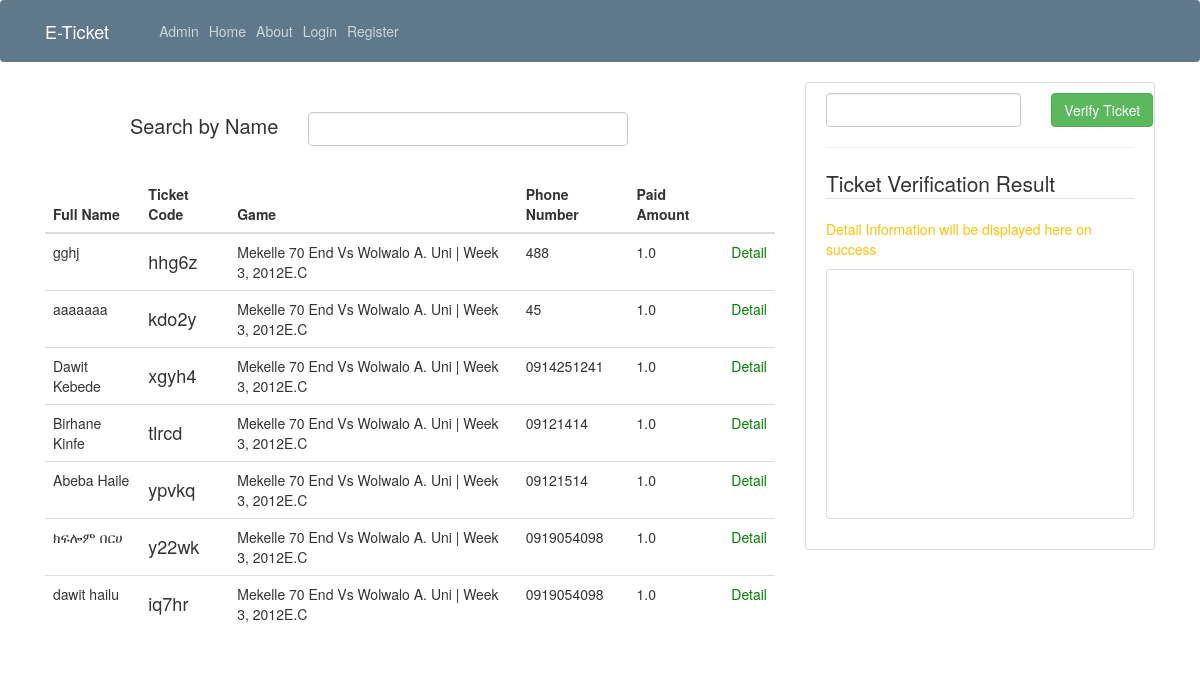
/payment_records/, run on the app's committed database.
### payment_records/models.py (models this page shows, shortened)
class PaymentRecord(models.Model):
	game=models.ForeignKey(Game, on_delete=models.CASCADE)
	ticketCode=models.CharField(default=None, blank=True, null=True, max_length=255)
	fullName=models.CharField(max_length=255)
	recipientAccountNumber=models.CharField(max_length=255)
	phoneNumber=models.CharField(max_length=255, null=True)
	paidAmount=models.FloatField()
	homeOrAwayStatus=models.ForeignKey(HomeOrAwayStatus, on_delete=models.CASCADE)
	date=models.DateTimeField(default=timezone.now)

### games/models.py (models this page shows, shortened)
class Game(models.Model):
	stadium=models.ForeignKey(Stadium, on_delete=models.CASCADE)
	competetionType=models.ForeignKey(CompetetionType, on_delete=models.CASCADE)
	round=models.ForeignKey(Round, on_delete=models.CASCADE)
	homeSide=models.ForeignKey(Club, on_delete=models.CASCADE, related_name='home_side_club')
	awaySide=models.ForeignKey(Club, on_delete=models.CASCADE, related_name='away_side_club')
	game_dateTime=models.DateTimeField(default=timezone.now)
	created_by=models.ForeignKey(User, on_delete=models.CASCADE, related_name='game_created_by_user')
	updated_by=models.ForeignKey(User, on_delete=models.CASCADE, editable=False, default=None, blank=True, null=True, related_name='game_updated_by_user')
	created_at=models.DateTimeField(default=timezone.now, editable=False)
	updated_at=models.DateTimeField(default=None, blank=True, null=True, editable=False)
	def __str__(self):
		return f'{self.homeSide.name} Vs {self.awaySide.name} | {self.round.name}'

### club/models.py (models this page shows, shortened)
class Club(models.Model):
	name=models.CharField(unique=True, max_length=255)
	accountNumber=models.CharField(max_length=255)
	description=models.TextField(default=None, blank=True, null=True)
	date=models.DateTimeField(default=timezone.now)

### round/models.py (models this page shows, shortened)
class Round(models.Model):
	name=models.CharField(unique=True, max_length=255)
	description=models.TextField(default=None, blank=True, null=True)
	CompetetionType=models.ForeignKey(CompetetionType, on_delete=models.CASCADE, null=True)
	date=models.DateTimeField(default=timezone.now)

### payment_records/views.py (the view)
# urls.py: path('', PaymentListView.as_view(), name='list-payment-records'),
class PaymentListView(ListView):
	model=PaymentRecord
	context_object_name='objects'
	ordering=['-date']

### home_or_away_status/models.py (called while the page is built)
	def __str__(self):
		return self.name

### payment_records/templates/payment_records/paymentrecord_list.html
{% extends 'payment_records/base.html' %}
{% block content %}
<div class="col-md-12" style="margin-top: 30px; margin-bottom: 30px;">
<div class="col-md-4">
<span class="pull-right" style="font-size: 20px">Search by Name</span>
</div>
<div class="col-md-6">
<input type="text" name="fullName" class="fullName form-control">
</div>
</div>
<div class="search-results">
	{% include 'payment_records/search_result.html' %}
</div>
{% endblock content %}

### payment_records/templates/payment_records/search_result.html
{% if objects.count > 0 %}
	<table class="table">
		<thead>
			<th>Full Name</th>
			<th>Ticket Code</th>
			<th>Game</th>
			<th>Phone Number</th>
			<th>Paid Amount</th>
			<th></th>
		</thead>
	{% for object in objects %}
		<tr>
			<td>{{object.fullName}}</td>
			<td><h4>{{object.ticketCode}}</h4></td>
			<td>{{object.game}}</td>
			<td>{{object.phoneNumber}}</td>
			<td>{{object.paidAmount}}</td>
			<td><a href="{% url 'payment-records-detail' object.pk %}" style="color: green">Detail</a></td>
		</tr>
	{% endfor %}
	</table>
{% else %}
<h3><center>No result found!</center></h3>
{% endif %}

### blog/static/blog/main.css (style rules this page uses)
body { background: #fafafa; color: #333333; margin-top: 5rem; }
h1, h2, h3, h4, h5, h6 { color: #444444; }

### data on the page
PaymentRecord: fullName "gghj", ticketCode "hhg6z", game "Mekelle 70 End Vs Wolwalo A. Uni | Week 3, 2012E.C", phoneNumber "488", paidAmount "1.0"
PaymentRecord: fullName "aaaaaaa", ticketCode "kdo2y", game "Mekelle 70 End Vs Wolwalo A. Uni | Week 3, 2012E.C", phoneNumber "45", paidAmount "1.0"
PaymentRecord: fullName "Dawit Kebede", ticketCode "xgyh4", game "Mekelle 70 End Vs Wolwalo A. Uni | Week 3, 2012E.C", phoneNumber "0914251241", paidAmount "1.0"
PaymentRecord: fullName "Birhane Kinfe", ticketCode "tlrcd", game "Mekelle 70 End Vs Wolwalo A. Uni | Week 3, 2012E.C", phoneNumber "09121414", paidAmount "1.0"
PaymentRecord: fullName "Abeba Haile", ticketCode "ypvkq", game "Mekelle 70 End Vs Wolwalo A. Uni | Week 3, 2012E.C", phoneNumber "09121514", paidAmount "1.0"
PaymentRecord: fullName "ክፍሎም በርሀ", ticketCode "y22wk", game "Mekelle 70 End Vs Wolwalo A. Uni | Week 3, 2012E.C", phoneNumber "0919054098", paidAmount "1.0"
PaymentRecord: fullName "dawit hailu", ticketCode "iq7hr", game "Mekelle 70 End Vs Wolwalo A. Uni | Week 3, 2012E.C", phoneNumber "0919054098", paidAmount "1.0"
